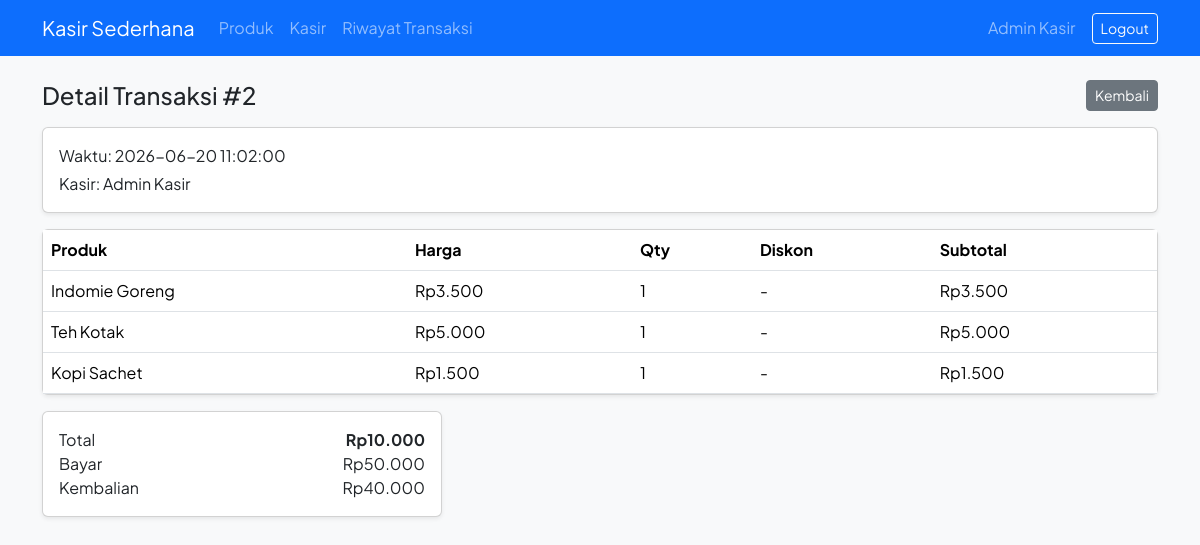
The page /index.php?page=transaksi-detail&id=2 (signed in) on the database its author committed.
### tables this page shows
CREATE TABLE transaksi (
  id INT AUTO_INCREMENT PRIMARY KEY,
  user_id INT NOT NULL,
  total INT NOT NULL,
  bayar INT NOT NULL,
  kembalian INT NOT NULL,
  created_at DATETIME NOT NULL DEFAULT CURRENT_TIMESTAMP,
  FOREIGN KEY (user_id) REFERENCES users(id)
);

CREATE TABLE users (
  id INT AUTO_INCREMENT PRIMARY KEY,
  nama VARCHAR(100) NOT NULL,
  email VARCHAR(100) NOT NULL UNIQUE,
  password VARCHAR(255) NOT NULL,
  created_at TIMESTAMP DEFAULT CURRENT_TIMESTAMP
);

CREATE TABLE transaksi_detail (
  id INT AUTO_INCREMENT PRIMARY KEY,
  transaksi_id INT NOT NULL,
  produk_id INT NOT NULL,
  harga INT NOT NULL,
  qty INT NOT NULL,
  diskon INT NOT NULL DEFAULT 0,
  subtotal INT NOT NULL,
  FOREIGN KEY (transaksi_id) REFERENCES transaksi(id),
  FOREIGN KEY (produk_id) REFERENCES produk(id)
);

CREATE TABLE produk (
  id INT AUTO_INCREMENT PRIMARY KEY,
  nama VARCHAR(100) NOT NULL,
  harga INT NOT NULL
);

### controllers/TransaksiController.php (called while the page is built, shortened)
<?php
class TransaksiController
{
    private $transaksiModel;
    public function __construct($pdo)
    {
        $this->transaksiModel = new Transaksi($pdo);
    }
    public function detail()
    {
        $transaksi = $this->transaksiModel->find($_GET['id'] ?? 0);
        $details = $this->transaksiModel->details($transaksi['id']);
        include __DIR__ . '/../views/transaksi/detail.php';
    }
}

### models/Transaksi.php (called while the page is built, shortened)
<?php
class Transaksi
{
    private $pdo;
    public function __construct($pdo)
    {
        $this->pdo = $pdo;
    }
    public function find($id)
    {
        $stmt = $this->pdo->prepare(
            "SELECT t.*, u.nama AS kasir FROM transaksi t
             JOIN users u ON u.id = t.user_id WHERE t.id = ?");
        $stmt->execute([$id]);
        return $stmt->fetch();
    }
    public function details($transaksiId)
    {
        $stmt = $this->pdo->prepare(
            "SELECT d.*, p.nama AS nama_produk
             FROM transaksi_detail d JOIN produk p ON p.id = d.produk_id
             WHERE d.transaksi_id = ?");
        $stmt->execute([$transaksiId]);
        return $stmt->fetchAll();
    }
}

### views/transaksi/detail.php (the view)
<?php include __DIR__ . '/../partials/header.php'; ?>
<div class="d-flex justify-content-between align-items-center mb-3">
  <h4 class="mb-0">Detail Transaksi #<?= $transaksi['id'] ?></h4>
  <a href="index.php?page=riwayat" class="btn btn-secondary btn-sm">Kembali</a>
</div>
<div class="card shadow-sm mb-3">
  <div class="card-body">
    <p class="mb-1">Waktu: <?= $transaksi['created_at'] ?></p>
    <p class="mb-0">Kasir: <?= htmlspecialchars($transaksi['kasir']) ?></p>
  </div>
</div>
<div class="card shadow-sm mb-3">
  <div class="table-responsive">
    <table class="table align-middle mb-0">
      <thead><tr><th>Produk</th><th>Harga</th><th>Qty</th><th>Diskon</th><th>Subtotal</th></tr></thead>
      <tbody>
        <?php foreach ($details as $d): ?>
          <tr>
            <td><?= htmlspecialchars($d['nama_produk']) ?></td>
            <td>Rp<?= number_format($d['harga'], 0, ',', '.') ?></td>
            <td><?= $d['qty'] ?></td>
            <td><?= $d['diskon'] > 0 ? 'Rp' . number_format($d['diskon'], 0, ',', '.') : '-' ?></td>
            <td>Rp<?= number_format($d['subtotal'], 0, ',', '.') ?></td>
          </tr>
        <?php endforeach; ?>
      </tbody>
    </table>
  </div>
</div>
<div class="card shadow-sm" style="max-width:400px;">
  <div class="card-body">
    <div class="d-flex justify-content-between"><span>Total</span><strong>Rp<?= number_format($transaksi['total'], 0, ',', '.') ?></strong></div>
    <div class="d-flex justify-content-between"><span>Bayar</span><span>Rp<?= number_format($transaksi['bayar'], 0, ',', '.') ?></span></div>
    <div class="d-flex justify-content-between"><span>Kembalian</span><span>Rp<?= number_format($transaksi['kembalian'], 0, ',', '.') ?></span></div>
  </div>
</div>
<?php include __DIR__ . '/../partials/footer.php'; ?>

### public/index.php (shortened to what this page needs)
<?php
require __DIR__ . '/../config/database.php';
require __DIR__ . '/../models/Transaksi.php';
require __DIR__ . '/../controllers/ProdukController.php';
require __DIR__ . '/../controllers/TransaksiController.php';
$page = $_GET['page'] ?? 'produk';
switch ($page) {
    case 'transaksi-detail': (new TransaksiController($pdo))->detail(); break;
}

### views/partials/header.php (shortened to what this page needs)
<?php $userNama = $_SESSION['user_nama'] ?? ''; ?>
<!DOCTYPE html>
<html lang="id">
<head>
  <link href="https://cdn.jsdelivr.net/npm/bootstrap@5.3.3/dist/css/bootstrap.min.css" rel="stylesheet">
</head>
<body class="bg-light">
<nav class="navbar navbar-expand navbar-dark bg-primary mb-4">
  <div class="container">
    <a class="navbar-brand" href="index.php">Kasir Sederhana</a>
    <ul class="navbar-nav me-auto">
      <li class="nav-item"><a class="nav-link" href="index.php?page=produk">Produk</a></li><li class="nav-item"><a class="nav-link" href="index.php?page=kasir">Kasir</a></li><li class="nav-item"><a class="nav-link" href="index.php?page=riwayat">Riwayat Transaksi</a></li>
    </ul>
    <span class="navbar-text me-3 d-none d-md-inline"><?= htmlspecialchars($userNama) ?></span>
    <a href="index.php?page=logout" class="btn btn-outline-light btn-sm">Logout</a>
  </div>
</nav>
<main class="container pb-5">

### views/partials/footer.php (shortened to what this page needs)
</main>
</body>
</html>

### views/partials/header.php (style rules this page uses)
body { font-family: 'Plus Jakarta Sans', sans-serif; }

### rows shown on the page
transaksi: id "2", created_at "2026-06-20 11:02:00", user.nama "Admin Kasir", total "10.000", bayar "50.000", kembalian "40.000"
transaksi_detail: produk.nama "Indomie Goreng", harga "3.500", qty "1", subtotal "3.500"
transaksi_detail: produk.nama "Teh Kotak", harga "5.000", qty "1", subtotal "5.000"
transaksi_detail: produk.nama "Kopi Sachet", harga "1.500", qty "1", subtotal "1.500"

### other values the page prints
$userNama "Admin Kasir"
